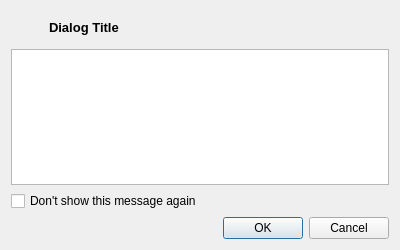
<?xml version="1.0" encoding="UTF-8"?>
<ui version="4.0">
 <class>MessageDialog</class>
 <widget class="QDialog" name="MessageDialog">
  <property name="geometry">
   <rect>
    <x>0</x>
    <y>0</y>
    <width>400</width>
    <height>250</height>
   </rect>
  </property>
  <property name="windowTitle">
   <string>Message</string>
  </property>
  <property name="modal">
   <bool>true</bool>
  </property>
  <layout class="QVBoxLayout" name="verticalLayout">
   <item>
    <widget class="QFrame" name="frame_header">
     <property name="frameShape">
      <enum>QFrame::NoFrame</enum>
     </property>
     <property name="frameShadow">
      <enum>QFrame::Raised</enum>
     </property>
     <layout class="QHBoxLayout" name="horizontalLayout_2">
      <property name="leftMargin">
       <number>0</number>
      </property>
      <property name="topMargin">
       <number>0</number>
      </property>
      <property name="rightMargin">
       <number>0</number>
      </property>
      <property name="bottomMargin">
       <number>0</number>
      </property>
      <item>
       <widget class="QLabel" name="label_icon">
        <property name="minimumSize">
         <size>
          <width>32</width>
          <height>32</height>
         </size>
        </property>
        <property name="maximumSize">
         <size>
          <width>32</width>
          <height>32</height>
         </size>
        </property>
        <property name="text">
         <string/>
        </property>
       </widget>
      </item>
      <item>
       <widget class="QLabel" name="label_title">
        <property name="font">
         <font>
          <pointsize>10</pointsize>
          <weight>75</weight>
          <bold>true</bold>
         </font>
        </property>
        <property name="text">
         <string>Dialog Title</string>
        </property>
       </widget>
      </item>
     </layout>
    </widget>
   </item>
   <item>
    <widget class="QTextBrowser" name="textBrowser_message">
     <property name="openExternalLinks">
      <bool>true</bool>
     </property>
    </widget>
   </item>
   <item>
    <widget class="QCheckBox" name="checkBox_dontShowAgain">
     <property name="text">
      <string>Don't show this message again</string>
     </property>
    </widget>
   </item>
   <item>
    <widget class="QDialogButtonBox" name="buttonBox">
     <property name="orientation">
      <enum>Qt::Horizontal</enum>
     </property>
     <property name="standardButtons">
      <set>QDialogButtonBox::Cancel|QDialogButtonBox::Ok</set>
     </property>
    </widget>
   </item>
  </layout>
 </widget>
 <resources/>
 <connections>
  <connection>
   <sender>buttonBox</sender>
   <signal>accepted()</signal>
   <receiver>MessageDialog</receiver>
   <slot>accept()</slot>
   <hints>
    <hint type="sourcelabel">
     <x>248</x>
     <y>254</y>
    </hint>
    <hint type="destinationlabel">
     <x>157</x>
     <y>274</y>
    </hint>
   </hints>
  </connection>
  <connection>
   <sender>buttonBox</sender>
   <signal>rejected()</signal>
   <receiver>MessageDialog</receiver>
   <slot>reject()</slot>
   <hints>
    <hint type="sourcelabel">
     <x>316</x>
     <y>260</y>
    </hint>
    <hint type="destinationlabel">
     <x>286</x>
     <y>274</y>
    </hint>
   </hints>
  </connection>
 </connections>
</ui> 
